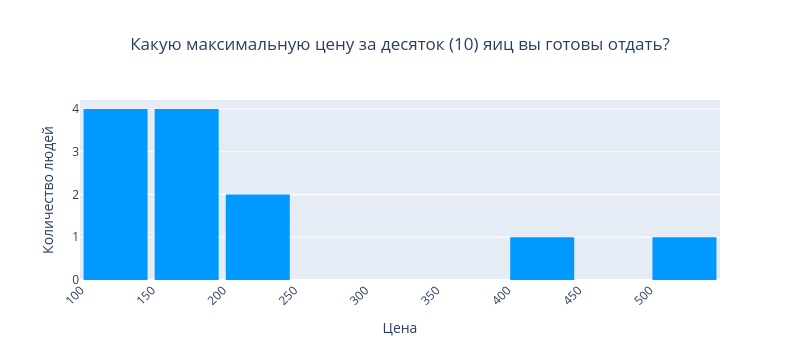

Here is the notebook cell this chart was saved with:
### Code cell
fig = px.histogram(filtered_df, x="Какую максимальную цену за десяток (10) яиц вы готовы отдать?", nbins=8, title="Какую максимальную цену за десяток (10) яиц вы готовы отдать?", color_discrete_sequence=['#0099ff'])
fig.update_layout(
    xaxis_title="Цена",
    yaxis_title="Количество людей",
    bargap=0.1,
    width = 800,
    title_x = 0.5
)
fig.update_xaxes(dtick=50, tickangle = -45)
fig.show()

### Figure 1 — Plotly figure (JSON) as saved in the notebook; plotly's stock layout.template omitted (floating-point values rounded to 4 significant figures)
{"data": [{"alignmentgroup": "True", "bingroup": "x", "hovertemplate": "Какую максимальную цену за десяток (10) яиц вы готовы отдать?=%{x}<br>count=%{y}<extra></extra>", "legendgroup": "", "marker": {"color": "#0099ff", "pattern": {"shape": ""}}, "name": "", "nbinsx": 8, "offsetgroup": "", "orientation": "v", "showlegend": false, "type": "histogram", "x": [170, 500, 200, 400, 130, 120, 170, 120, 150, 120, 150, 200], "xaxis": "x", "yaxis": "y"}], "layout": {"bargap": 0.1, "barmode": "relative", "height": 360, "legend": {"tracegroupgap": 0}, "title": {"text": "Какую максимальную цену за десяток (10) яиц вы готовы отдать?", "x": 0.5}, "width": 800, "xaxis": {"anchor": "y", "autorange": true, "domain": [0, 1], "dtick": 50, "range": [99.5, 549.5], "tickangle": -45, "title": {"text": "Цена"}, "type": "linear"}, "yaxis": {"anchor": "x", "autorange": true, "domain": [0, 1], "range": [0, 4.211], "title": {"text": "Количество людей"}}}}
